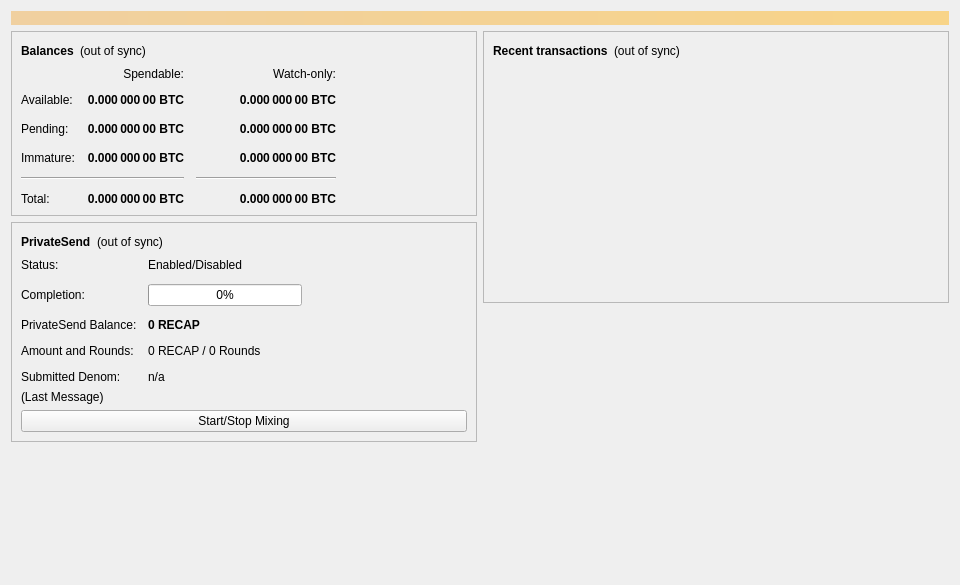
<?xml version="1.0" encoding="UTF-8"?>
<ui version="4.0">
 <class>OverviewPage</class>
 <widget class="QWidget" name="OverviewPage">
  <property name="geometry">
   <rect>
    <x>0</x>
    <y>0</y>
    <width>960</width>
    <height>585</height>
   </rect>
  </property>
  <property name="minimumSize">
   <size>
    <width>960</width>
    <height>0</height>
   </size>
  </property>
  <property name="windowTitle">
   <string>Form</string>
  </property>
  <layout class="QVBoxLayout" name="topLayout">
   <item>
    <widget class="QLabel" name="labelAlerts">
     <property name="visible">
      <bool>false</bool>
     </property>
     <property name="styleSheet">
      <string notr="true">QLabel { background-color: qlineargradient(x1: 0, y1: 0, x2: 1, y2: 0, stop:0 #F0D0A0, stop:1 #F8D488); color:#000000; }</string>
     </property>
     <property name="wordWrap">
      <bool>true</bool>
     </property>
     <property name="margin">
      <number>3</number>
     </property>
     <property name="textInteractionFlags">
      <set>Qt::TextSelectableByMouse</set>
     </property>
    </widget>
   </item>
   <item>
    <layout class="QHBoxLayout" name="horizontalLayout" stretch="1,1">
     <item>
      <layout class="QVBoxLayout" name="verticalLayout_2">
       <item>
        <widget class="QFrame" name="frame">
         <property name="frameShape">
          <enum>QFrame::StyledPanel</enum>
         </property>
         <property name="frameShadow">
          <enum>QFrame::Raised</enum>
         </property>
         <layout class="QVBoxLayout" name="verticalLayout_4">
          <item>
           <layout class="QHBoxLayout" name="horizontalLayout_4">
            <item>
             <widget class="QLabel" name="label_5">
              <property name="font">
               <font>
                <weight>75</weight>
                <bold>true</bold>
               </font>
              </property>
              <property name="text">
               <string>Balances</string>
              </property>
             </widget>
            </item>
            <item>
             <widget class="QLabel" name="labelWalletStatus">
              <property name="toolTip">
               <string>The displayed information may be out of date. Your wallet automatically synchronizes with the Recap network after a connection is established, but this process has not completed yet.</string>
              </property>
              <property name="text">
               <string notr="true">(out of sync)</string>
              </property>
              <property name="alignment">
               <set>Qt::AlignLeading|Qt::AlignLeft|Qt::AlignVCenter</set>
              </property>
             </widget>
            </item>
            <item>
             <spacer name="horizontalSpacer_3">
              <property name="orientation">
               <enum>Qt::Horizontal</enum>
              </property>
              <property name="sizeHint" stdset="0">
               <size>
                <width>40</width>
                <height>20</height>
               </size>
              </property>
             </spacer>
            </item>
           </layout>
          </item>
          <item>
           <layout class="QGridLayout" name="gridLayout">
            <property name="spacing">
             <number>12</number>
            </property>
            <item row="2" column="2">
             <widget class="QLabel" name="labelWatchPending">
              <property name="font">
               <font>
                <weight>75</weight>
                <bold>true</bold>
               </font>
              </property>
              <property name="cursor">
               <cursorShape>IBeamCursor</cursorShape>
              </property>
              <property name="toolTip">
               <string>Unconfirmed transactions to watch-only addresses</string>
              </property>
              <property name="text">
               <string notr="true">0.000 000 00 BTC</string>
              </property>
              <property name="alignment">
               <set>Qt::AlignRight|Qt::AlignTrailing|Qt::AlignVCenter</set>
              </property>
              <property name="textInteractionFlags">
               <set>Qt::LinksAccessibleByMouse|Qt::TextSelectableByKeyboard|Qt::TextSelectableByMouse</set>
              </property>
             </widget>
            </item>
            <item row="2" column="1">
             <widget class="QLabel" name="labelUnconfirmed">
              <property name="font">
               <font>
                <weight>75</weight>
                <bold>true</bold>
               </font>
              </property>
              <property name="cursor">
               <cursorShape>IBeamCursor</cursorShape>
              </property>
              <property name="toolTip">
               <string>Total of transactions that have yet to be confirmed, and do not yet count toward the spendable balance</string>
              </property>
              <property name="text">
               <string notr="true">0.000 000 00 BTC</string>
              </property>
              <property name="alignment">
               <set>Qt::AlignRight|Qt::AlignTrailing|Qt::AlignVCenter</set>
              </property>
              <property name="textInteractionFlags">
               <set>Qt::LinksAccessibleByMouse|Qt::TextSelectableByKeyboard|Qt::TextSelectableByMouse</set>
              </property>
             </widget>
            </item>
            <item row="3" column="2">
             <widget class="QLabel" name="labelWatchImmature">
              <property name="font">
               <font>
                <weight>75</weight>
                <bold>true</bold>
               </font>
              </property>
              <property name="cursor">
               <cursorShape>IBeamCursor</cursorShape>
              </property>
              <property name="toolTip">
               <string>Mined balance in watch-only addresses that has not yet matured</string>
              </property>
              <property name="text">
               <string notr="true">0.000 000 00 BTC</string>
              </property>
              <property name="alignment">
               <set>Qt::AlignRight|Qt::AlignTrailing|Qt::AlignVCenter</set>
              </property>
              <property name="textInteractionFlags">
               <set>Qt::LinksAccessibleByMouse|Qt::TextSelectableByKeyboard|Qt::TextSelectableByMouse</set>
              </property>
             </widget>
            </item>
            <item row="4" column="0" colspan="2">
             <widget class="Line" name="lineSpendableBalance">
              <property name="orientation">
               <enum>Qt::Horizontal</enum>
              </property>
             </widget>
            </item>
            <item row="4" column="2">
             <widget class="Line" name="lineWatchBalance">
              <property name="sizePolicy">
               <sizepolicy hsizetype="Preferred" vsizetype="Fixed">
                <horstretch>0</horstretch>
                <verstretch>0</verstretch>
               </sizepolicy>
              </property>
              <property name="minimumSize">
               <size>
                <width>140</width>
                <height>0</height>
               </size>
              </property>
              <property name="orientation">
               <enum>Qt::Horizontal</enum>
              </property>
             </widget>
            </item>
            <item row="5" column="0">
             <widget class="QLabel" name="labelTotalText">
              <property name="text">
               <string>Total:</string>
              </property>
             </widget>
            </item>
            <item row="3" column="1">
             <widget class="QLabel" name="labelImmature">
              <property name="font">
               <font>
                <weight>75</weight>
                <bold>true</bold>
               </font>
              </property>
              <property name="cursor">
               <cursorShape>IBeamCursor</cursorShape>
              </property>
              <property name="toolTip">
               <string>Mined balance that has not yet matured</string>
              </property>
              <property name="text">
               <string notr="true">0.000 000 00 BTC</string>
              </property>
              <property name="alignment">
               <set>Qt::AlignRight|Qt::AlignTrailing|Qt::AlignVCenter</set>
              </property>
              <property name="textInteractionFlags">
               <set>Qt::LinksAccessibleByMouse|Qt::TextSelectableByKeyboard|Qt::TextSelectableByMouse</set>
              </property>
             </widget>
            </item>
            <item row="2" column="3">
             <spacer name="horizontalSpacer_2">
              <property name="orientation">
               <enum>Qt::Horizontal</enum>
              </property>
              <property name="sizeHint" stdset="0">
               <size>
                <width>40</width>
                <height>20</height>
               </size>
              </property>
             </spacer>
            </item>
            <item row="3" column="0">
             <widget class="QLabel" name="labelImmatureText">
              <property name="text">
               <string>Immature:</string>
              </property>
             </widget>
            </item>
            <item row="5" column="1">
             <widget class="QLabel" name="labelTotal">
              <property name="font">
               <font>
                <weight>75</weight>
                <bold>true</bold>
               </font>
              </property>
              <property name="cursor">
               <cursorShape>IBeamCursor</cursorShape>
              </property>
              <property name="toolTip">
               <string>Your current total balance</string>
              </property>
              <property name="text">
               <string notr="true">0.000 000 00 BTC</string>
              </property>
              <property name="alignment">
               <set>Qt::AlignRight|Qt::AlignTrailing|Qt::AlignVCenter</set>
              </property>
              <property name="textInteractionFlags">
               <set>Qt::LinksAccessibleByMouse|Qt::TextSelectableByKeyboard|Qt::TextSelectableByMouse</set>
              </property>
             </widget>
            </item>
            <item row="5" column="2">
             <widget class="QLabel" name="labelWatchTotal">
              <property name="font">
               <font>
                <weight>75</weight>
                <bold>true</bold>
               </font>
              </property>
              <property name="cursor">
               <cursorShape>IBeamCursor</cursorShape>
              </property>
              <property name="toolTip">
               <string>Current total balance in watch-only addresses</string>
              </property>
              <property name="text">
               <string notr="true">0.000 000 00 BTC</string>
              </property>
              <property name="alignment">
               <set>Qt::AlignRight|Qt::AlignTrailing|Qt::AlignVCenter</set>
              </property>
              <property name="textInteractionFlags">
               <set>Qt::LinksAccessibleByMouse|Qt::TextSelectableByKeyboard|Qt::TextSelectableByMouse</set>
              </property>
             </widget>
            </item>
            <item row="0" column="2">
             <widget class="QLabel" name="labelWatchonly">
              <property name="text">
               <string>Watch-only:</string>
              </property>
              <property name="alignment">
               <set>Qt::AlignRight|Qt::AlignTrailing|Qt::AlignVCenter</set>
              </property>
             </widget>
            </item>
            <item row="1" column="0">
             <widget class="QLabel" name="labelBalanceText">
              <property name="text">
               <string>Available:</string>
              </property>
             </widget>
            </item>
            <item row="1" column="1">
             <widget class="QLabel" name="labelBalance">
              <property name="font">
               <font>
                <weight>75</weight>
                <bold>true</bold>
               </font>
              </property>
              <property name="cursor">
               <cursorShape>IBeamCursor</cursorShape>
              </property>
              <property name="toolTip">
               <string>Your current spendable balance</string>
              </property>
              <property name="text">
               <string notr="true">0.000 000 00 BTC</string>
              </property>
              <property name="alignment">
               <set>Qt::AlignRight|Qt::AlignTrailing|Qt::AlignVCenter</set>
              </property>
              <property name="textInteractionFlags">
               <set>Qt::LinksAccessibleByMouse|Qt::TextSelectableByKeyboard|Qt::TextSelectableByMouse</set>
              </property>
             </widget>
            </item>
            <item row="1" column="2">
             <widget class="QLabel" name="labelWatchAvailable">
              <property name="font">
               <font>
                <weight>75</weight>
                <bold>true</bold>
               </font>
              </property>
              <property name="cursor">
               <cursorShape>IBeamCursor</cursorShape>
              </property>
              <property name="toolTip">
               <string>Your current balance in watch-only addresses</string>
              </property>
              <property name="text">
               <string notr="true">0.000 000 00 BTC</string>
              </property>
              <property name="alignment">
               <set>Qt::AlignRight|Qt::AlignTrailing|Qt::AlignVCenter</set>
              </property>
              <property name="textInteractionFlags">
               <set>Qt::LinksAccessibleByMouse|Qt::TextSelectableByKeyboard|Qt::TextSelectableByMouse</set>
              </property>
             </widget>
            </item>
            <item row="2" column="0">
             <widget class="QLabel" name="labelPendingText">
              <property name="text">
               <string>Pending:</string>
              </property>
             </widget>
            </item>
            <item row="0" column="1">
             <widget class="QLabel" name="labelSpendable">
              <property name="text">
               <string>Spendable:</string>
              </property>
              <property name="alignment">
               <set>Qt::AlignRight|Qt::AlignTrailing|Qt::AlignVCenter</set>
              </property>
             </widget>
            </item>
           </layout>
          </item>
         </layout>
        </widget>
       </item>
       <item>
        <widget class="QFrame" name="framePrivateSend">
         <property name="layoutDirection">
          <enum>Qt::LeftToRight</enum>
         </property>
         <property name="frameShape">
          <enum>QFrame::StyledPanel</enum>
         </property>
         <property name="frameShadow">
          <enum>QFrame::Raised</enum>
         </property>
         <layout class="QVBoxLayout" name="VerticalLayout_PS1">
          <item>
           <layout class="QHBoxLayout" name="horizontalLayout_5">
            <item>
             <widget class="QLabel" name="labelPrivateSendHeader">
              <property name="font">
               <font>
                <weight>75</weight>
                <bold>true</bold>
               </font>
              </property>
              <property name="text">
               <string>PrivateSend</string>
              </property>
             </widget>
            </item>
            <item>
             <widget class="QLabel" name="labelPrivateSendSyncStatus">
              <property name="toolTip">
               <string>The displayed information may be out of date. Your wallet automatically synchronizes with the Recap network after a connection is established, but this process has not completed yet.</string>
              </property>
              <property name="text">
               <string notr="true">(out of sync)</string>
              </property>
              <property name="alignment">
               <set>Qt::AlignLeading|Qt::AlignLeft|Qt::AlignVCenter</set>
              </property>
             </widget>
            </item>
            <item>
             <spacer name="horizontalSpacer_4">
              <property name="orientation">
               <enum>Qt::Horizontal</enum>
              </property>
              <property name="sizeHint" stdset="0">
               <size>
                <width>40</width>
                <height>20</height>
               </size>
              </property>
             </spacer>
            </item>
           </layout>
          </item>
          <item>
           <layout class="QFormLayout" name="privateSendFormLayout">
            <property name="fieldGrowthPolicy">
             <enum>QFormLayout::AllNonFixedFieldsGrow</enum>
            </property>
            <property name="horizontalSpacing">
             <number>11</number>
            </property>
            <property name="verticalSpacing">
             <number>12</number>
            </property>
            <item row="0" column="0">
             <widget class="QLabel" name="labelPrivateSendEnabledText">
              <property name="text">
               <string>Status:</string>
              </property>
             </widget>
            </item>
            <item row="0" column="1">
             <widget class="QLabel" name="labelPrivateSendEnabled">
              <property name="text">
               <string>Enabled/Disabled</string>
              </property>
             </widget>
            </item>
            <item row="1" column="0">
             <widget class="QLabel" name="labelCompletitionText">
              <property name="text">
               <string>Completion:</string>
              </property>
             </widget>
            </item>
            <item row="1" column="1">
             <widget class="QProgressBar" name="privateSendProgress">
              <property name="maximumSize">
               <size>
                <width>154</width>
                <height>16777215</height>
               </size>
              </property>
              <property name="value">
               <number>0</number>
              </property>
             </widget>
            </item>
            <item row="2" column="0">
             <widget class="QLabel" name="labelAnonymizedText">
              <property name="text">
               <string>PrivateSend Balance:</string>
              </property>
             </widget>
            </item>
            <item row="2" column="1">
             <widget class="QLabel" name="labelAnonymized">
              <property name="font">
               <font>
                <weight>75</weight>
                <bold>true</bold>
               </font>
              </property>
              <property name="text">
               <string notr="true">0 RECAP</string>
              </property>
             </widget>
            </item>
            <item row="3" column="0">
             <widget class="QLabel" name="labelAmountAndRoundsText">
              <property name="text">
               <string>Amount and Rounds:</string>
              </property>
             </widget>
            </item>
            <item row="3" column="1">
             <widget class="QLabel" name="labelAmountRounds">
              <property name="text">
               <string>0 RECAP / 0 Rounds</string>
              </property>
             </widget>
            </item>
            <item row="4" column="0">
             <widget class="QLabel" name="labelSubmittedDenomText">
              <property name="text">
               <string>Submitted Denom:</string>
              </property>
             </widget>
            </item>
            <item row="4" column="1">
             <widget class="QLabel" name="labelSubmittedDenom">
              <property name="toolTip">
               <string>The denominations you submitted to the Masternode.&lt;br&gt;To mix, other users must submit the exact same denominations.</string>
              </property>
              <property name="text">
               <string>n/a</string>
              </property>
             </widget>
            </item>
           </layout>
          </item>
          <item>
           <layout class="QVBoxLayout" name="VerticalLayout_PS">
            <item>
             <widget class="QLabel" name="labelPrivateSendLastMessage">
              <property name="text">
               <string>(Last Message)</string>
              </property>
              <property name="alignment">
               <set>Qt::AlignLeading|Qt::AlignLeft|Qt::AlignTop</set>
              </property>
              <property name="wordWrap">
               <bool>true</bool>
              </property>
             </widget>
            </item>
            <item>
             <widget class="QPushButton" name="togglePrivateSend">
              <property name="sizePolicy">
               <sizepolicy hsizetype="MinimumExpanding" vsizetype="Fixed">
                <horstretch>0</horstretch>
                <verstretch>0</verstretch>
               </sizepolicy>
              </property>
              <property name="text">
               <string>Start/Stop Mixing</string>
              </property>
             </widget>
            </item>
           </layout>
          </item>
         </layout>
        </widget>
       </item>
       <item>
        <spacer name="verticalSpacer">
         <property name="orientation">
          <enum>Qt::Vertical</enum>
         </property>
         <property name="sizeHint" stdset="0">
          <size>
           <width>20</width>
           <height>40</height>
          </size>
         </property>
        </spacer>
       </item>
      </layout>
     </item>
     <item>
      <layout class="QVBoxLayout" name="verticalLayout_3">
       <item>
        <widget class="QFrame" name="frame_2">
         <property name="frameShape">
          <enum>QFrame::StyledPanel</enum>
         </property>
         <property name="frameShadow">
          <enum>QFrame::Raised</enum>
         </property>
         <layout class="QVBoxLayout" name="verticalLayout">
          <item>
           <layout class="QHBoxLayout" name="horizontalLayout_2">
            <item>
             <widget class="QLabel" name="label_4">
              <property name="font">
               <font>
                <weight>75</weight>
                <bold>true</bold>
               </font>
              </property>
              <property name="text">
               <string>Recent transactions</string>
              </property>
             </widget>
            </item>
            <item>
             <widget class="QLabel" name="labelTransactionsStatus">
              <property name="toolTip">
               <string>The displayed information may be out of date. Your wallet automatically synchronizes with the Recap network after a connection is established, but this process has not completed yet.</string>
              </property>
              <property name="text">
               <string notr="true">(out of sync)</string>
              </property>
              <property name="alignment">
               <set>Qt::AlignLeading|Qt::AlignLeft|Qt::AlignVCenter</set>
              </property>
             </widget>
            </item>
            <item>
             <spacer name="horizontalSpacer">
              <property name="orientation">
               <enum>Qt::Horizontal</enum>
              </property>
              <property name="sizeHint" stdset="0">
               <size>
                <width>40</width>
                <height>20</height>
               </size>
              </property>
             </spacer>
            </item>
           </layout>
          </item>
          <item>
           <widget class="QListView" name="listTransactions">
            <property name="styleSheet">
             <string notr="true">QListView { background: transparent; }</string>
            </property>
            <property name="frameShape">
             <enum>QFrame::NoFrame</enum>
            </property>
            <property name="verticalScrollBarPolicy">
             <enum>Qt::ScrollBarAlwaysOff</enum>
            </property>
            <property name="horizontalScrollBarPolicy">
             <enum>Qt::ScrollBarAlwaysOff</enum>
            </property>
            <property name="selectionMode">
             <enum>QAbstractItemView::NoSelection</enum>
            </property>
           </widget>
          </item>
         </layout>
        </widget>
       </item>
       <item>
        <spacer name="verticalSpacer_2">
         <property name="orientation">
          <enum>Qt::Vertical</enum>
         </property>
         <property name="sizeHint" stdset="0">
          <size>
           <width>20</width>
           <height>40</height>
          </size>
         </property>
        </spacer>
       </item>
      </layout>
     </item>
    </layout>
   </item>
  </layout>
 </widget>
 <resources/>
 <connections/>
</ui>
